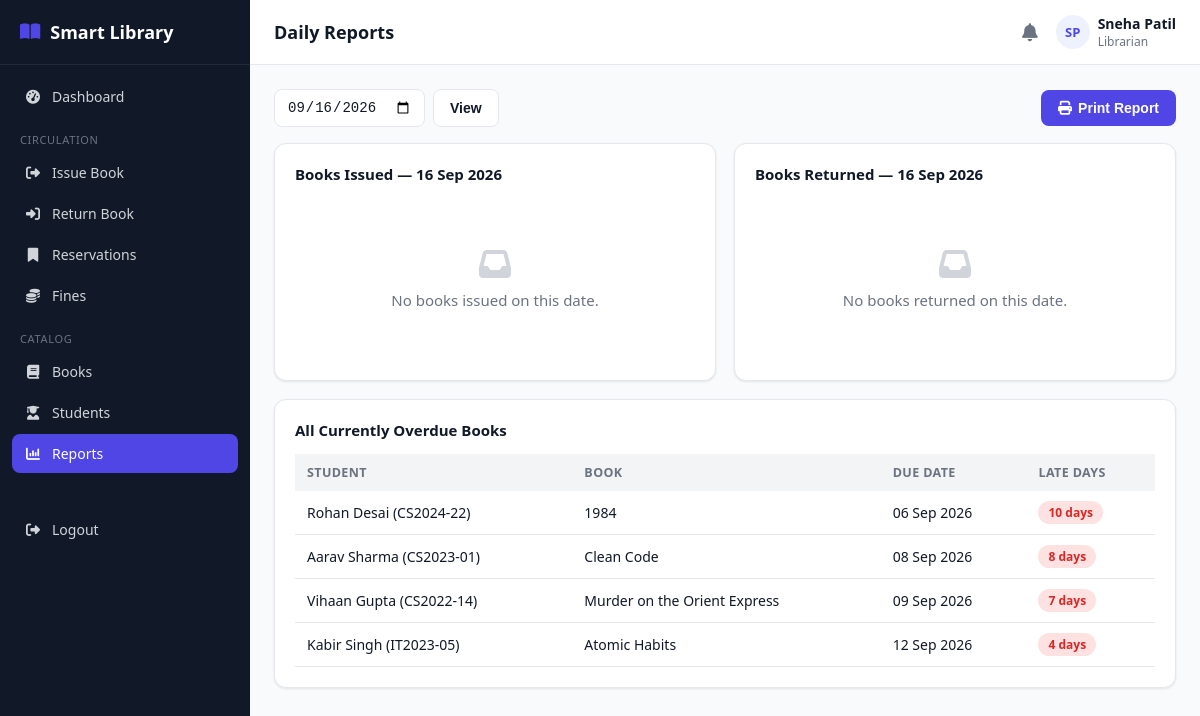
The page /librarian/reports.php (signed in) on the database its author committed.
### tables this page shows
CREATE TABLE book_issues (
    id INT AUTO_INCREMENT PRIMARY KEY,
    student_id INT NOT NULL,
    book_id INT NOT NULL,
    issued_by INT DEFAULT NULL,           
    issue_date DATE NOT NULL,
    due_date DATE NOT NULL,
    return_date DATE DEFAULT NULL,
    status ENUM('issued','returned','overdue','lost') NOT NULL DEFAULT 'issued',
    created_at TIMESTAMP DEFAULT CURRENT_TIMESTAMP,
    FOREIGN KEY (student_id) REFERENCES students(id) ON DELETE CASCADE,
    FOREIGN KEY (book_id) REFERENCES books(id) ON DELETE CASCADE,
    FOREIGN KEY (issued_by) REFERENCES users(id) ON DELETE SET NULL
);

CREATE TABLE users (
    id INT AUTO_INCREMENT PRIMARY KEY,
    name VARCHAR(120) NOT NULL,
    email VARCHAR(150) NOT NULL UNIQUE,
    password VARCHAR(255) NOT NULL,
    role ENUM('admin','librarian','student') NOT NULL,
    phone VARCHAR(20) DEFAULT NULL,
    photo VARCHAR(255) DEFAULT NULL,
    status ENUM('active','inactive') NOT NULL DEFAULT 'active',
    reset_token VARCHAR(255) DEFAULT NULL,
    reset_expires DATETIME DEFAULT NULL,
    created_at TIMESTAMP DEFAULT CURRENT_TIMESTAMP,
    updated_at TIMESTAMP DEFAULT CURRENT_TIMESTAMP ON UPDATE CURRENT_TIMESTAMP
);

CREATE TABLE students (
    id INT AUTO_INCREMENT PRIMARY KEY,
    user_id INT NOT NULL,
    roll_number VARCHAR(40) NOT NULL UNIQUE,
    course VARCHAR(100) DEFAULT NULL,
    department VARCHAR(100) DEFAULT NULL,
    year VARCHAR(20) DEFAULT NULL,
    division VARCHAR(20) DEFAULT NULL,
    address VARCHAR(255) DEFAULT NULL,
    registration_date DATE NOT NULL,
    max_books INT NOT NULL DEFAULT 3,
    created_at TIMESTAMP DEFAULT CURRENT_TIMESTAMP,
    updated_at TIMESTAMP DEFAULT CURRENT_TIMESTAMP ON UPDATE CURRENT_TIMESTAMP,
    FOREIGN KEY (user_id) REFERENCES users(id) ON DELETE CASCADE
);

CREATE TABLE books (
    id INT AUTO_INCREMENT PRIMARY KEY,
    isbn VARCHAR(30) NOT NULL UNIQUE,
    title VARCHAR(200) NOT NULL,
    author_id INT DEFAULT NULL,
    category_id INT DEFAULT NULL,
    publisher_id INT DEFAULT NULL,
    publication_year YEAR DEFAULT NULL,
    edition VARCHAR(30) DEFAULT NULL,
    language VARCHAR(40) DEFAULT 'English',
    pages INT DEFAULT NULL,
    price DECIMAL(10,2) DEFAULT 0.00,
    shelf_number VARCHAR(30) DEFAULT NULL,
    total_copies INT NOT NULL DEFAULT 1,
    available_copies INT NOT NULL DEFAULT 1,
    description TEXT DEFAULT NULL,
    image VARCHAR(255) DEFAULT NULL,
    status ENUM('active','inactive') NOT NULL DEFAULT 'active',
    created_at TIMESTAMP DEFAULT CURRENT_TIMESTAMP,
    updated_at TIMESTAMP DEFAULT CURRENT_TIMESTAMP ON UPDATE CURRENT_TIMESTAMP,
    FOREIGN KEY (author_id) REFERENCES authors(id) ON DELETE SET NULL,
    FOREIGN KEY (category_id) REFERENCES categories(id) ON DELETE SET NULL,
    FOREIGN KEY (publisher_id) REFERENCES publishers(id) ON DELETE SET NULL,
    INDEX idx_title (title),
    INDEX idx_isbn (isbn)
);

### includes/functions.php (called while the page is built, shortened)
<?php
function e($value) {
    return htmlspecialchars($value ?? '', ENT_QUOTES, 'UTF-8');
}
function fmtDate($date) {
    return date('d M Y', strtotime($date));
}

### librarian/reports.php (the view, shortened to what this page needs)
<?php
require_once __DIR__ . '/../includes/functions.php';
require_once __DIR__ . '/../includes/auth-check.php';
$date = $_GET['date'] ?? date('Y-m-d');
$issuedToday = $pdo->prepare("
    SELECT u.name student, s.roll_number, b.title, bi.due_date
    FROM book_issues bi JOIN students s ON s.id=bi.student_id JOIN users u ON u.id=s.user_id JOIN books b ON b.id=bi.book_id
    WHERE bi.issue_date = ? ORDER BY bi.id DESC");
$issuedToday->execute([$date]);
$issuedToday = $issuedToday->fetchAll();
$returnedToday = $pdo->prepare("
    SELECT u.name student, s.roll_number, b.title, br.late_days, br.fine_amount
    FROM book_returns br JOIN book_issues bi ON bi.id=br.issue_id JOIN students s ON s.id=bi.student_id JOIN users u ON u.id=s.user_id JOIN books b ON b.id=bi.book_id
    WHERE br.return_date = ? ORDER BY br.id DESC");
$returnedToday->execute([$date]);
$returnedToday = $returnedToday->fetchAll();
$overdueList = $pdo->query("
    SELECT u.name student, s.roll_number, b.title, bi.due_date, DATEDIFF(CURDATE(), bi.due_date) late_days
    FROM book_issues bi JOIN students s ON s.id=bi.student_id JOIN users u ON u.id=s.user_id JOIN books b ON b.id=bi.book_id
    WHERE bi.status='issued' AND bi.due_date < CURDATE() ORDER BY late_days DESC")->fetchAll();
include __DIR__ . '/../includes/header.php';
?>
<div class="table-toolbar no-print">
    <form method="GET" class="flex gap-2">
        <input type="date" name="date" class="form-control" value="<?= e($date) ?>">
        <button class="btn btn-outline" type="submit">View</button>
    </form>
    <button class="btn btn-primary" onclick="window.print()"><i class="fa-solid fa-print"></i> Print Report</button>
</div>
<div class="grid grid-2">
    <div class="card">
        <h3>Books Issued — <?= fmtDate($date) ?></h3>
        <?php if (!$issuedToday): ?>
            <div class="empty-state"><i class="fa-solid fa-inbox"></i>No books issued on this date.</div>
        <?php endif; ?>
    </div>
    <div class="card">
        <h3>Books Returned — <?= fmtDate($date) ?></h3>
        <?php if (!$returnedToday): ?>
            <div class="empty-state"><i class="fa-solid fa-inbox"></i>No books returned on this date.</div>
        <?php endif; ?>
    </div>
</div>
<div class="card" style="margin-top:18px;">
    <h3>All Currently Overdue Books</h3>
    <?php if (!$overdueList): ?>
        <div class="empty-state"><i class="fa-solid fa-circle-check"></i>Nothing overdue right now.</div>
    <?php else: ?>
    <div class="table-wrap"><table class="data-table">
        <thead><tr><th>Student</th><th>Book</th><th>Due Date</th><th>Late Days</th></tr></thead>
        <tbody><?php foreach ($overdueList as $r): ?>
            <tr><td><?= e($r['student']) ?> (<?= e($r['roll_number']) ?>)</td><td><?= e($r['title']) ?></td><td><?= fmtDate($r['due_date']) ?></td><td><span class="badge badge-red"><?= (int)$r['late_days'] ?> days</span></td></tr>
        <?php endforeach; ?></tbody>
    </table></div>
    <?php endif; ?>
</div>
<?php include __DIR__ . '/../includes/footer.php'; ?>

### assets/css/style.css (style rules this page uses)
:root { --primary: #4f46e5; --primary-dark: #4338ca; --primary-light: #eef2ff; --success: #16a34a; --success-light: #dcfce7; --warning: #ca8a04; --warning-light: #fef9c3; --danger: #dc2626; --danger-light: #fee2e2; --gray: #6b7280; --gray-light: #f3f4f6; --border: #e5e7eb; --text: #111827; --text-muted: #6b7280; --bg: #f9fafb; --white: #ffffff; --sidebar-w: 250px; --radius: 12px; --shadow: 0 1px 3px rgba(0,0,0,0.06), 0 1px 2px rgba(0,0,0,0.04); }
* { box-sizing: border-box; }
body { margin: 0; font-family: 'Segoe UI', system-ui, -apple-system, Roboto, sans-serif; background: var(--bg); color: var(--text); font-size: 15px; }
.grid { display: grid; gap: 18px; }
.grid-2 { grid-template-columns: repeat(2, 1fr); }
.card { background: var(--white); border: 1px solid var(--border); border-radius: var(--radius); box-shadow: var(--shadow); padding: 20px; }
.card h3 { margin: 0 0 14px; font-size: 15px; font-weight: 700; }
.btn { display: inline-flex; align-items: center; gap: 6px; padding: 9px 16px; border-radius: 8px; border: 1px solid transparent; font-size: 14px; font-weight: 600; cursor: pointer; text-decoration: none; }
.btn-primary { background: var(--primary); color: #fff; }
.btn-outline { background: #fff; border-color: var(--border); color: var(--text); }
.form-control { width: 100%; padding: 9px 12px; border: 1px solid var(--border); border-radius: 8px; font-size: 14px; background: #fff; color: var(--text); }
.table-wrap { overflow-x: auto; }
table.data-table { width: 100%; border-collapse: collapse; font-size: 14px; }
.data-table th { text-align: left; padding: 10px 12px; background: var(--gray-light); font-weight: 700; font-size: 12.5px; text-transform: uppercase; letter-spacing: 0.03em; color: var(--text-muted); white-space: nowrap; }
.data-table td { padding: 10px 12px; border-bottom: 1px solid var(--border); vertical-align: middle; }
.table-toolbar { display: flex; justify-content: space-between; align-items: center; margin-bottom: 16px; gap: 12px; flex-wrap: wrap; }
.badge { padding: 3px 10px; border-radius: 999px; font-size: 12px; font-weight: 700; display: inline-block; }
.badge-red { background: var(--danger-light); color: var(--danger); }
.empty-state { text-align: center; padding: 50px 20px; color: var(--text-muted); }
.empty-state i { font-size: 32px; margin-bottom: 10px; display: block; color: #d1d5db; }
.flex { display: flex; }
.gap-2 { gap: 8px; }

### rows shown on the page
book_issues: users.name "Rohan Desai", student.roll_number "CS2024-22", book.title "1984", due_date "06 Sep 2026", late_days "10"
book_issues: users.name "Aarav Sharma", student.roll_number "CS2023-01", book.title "Clean Code", due_date "08 Sep 2026", late_days "8"
book_issues: users.name "Vihaan Gupta", student.roll_number "CS2022-14", book.title "Murder on the Orient Express", due_date "09 Sep 2026", late_days "7"
book_issues: users.name "Kabir Singh", student.roll_number "IT2023-05", book.title "Atomic Habits", due_date "12 Sep 2026", late_days "4"

### other values the page prints
$label "Dashboard"
$item['_section'] "CIRCULATION"
$label "Issue Book"
$label "Return Book"
$label "Reservations"
$label "Fines"
$item['_section'] "CATALOG"
$label "Books"
$label "Students"
$label "Reports"
$pageTitle "Daily Reports"
$initials "SP"
$_SESSION['name'] "Sneha Patil"
$_SESSION['role'] "Librarian"
